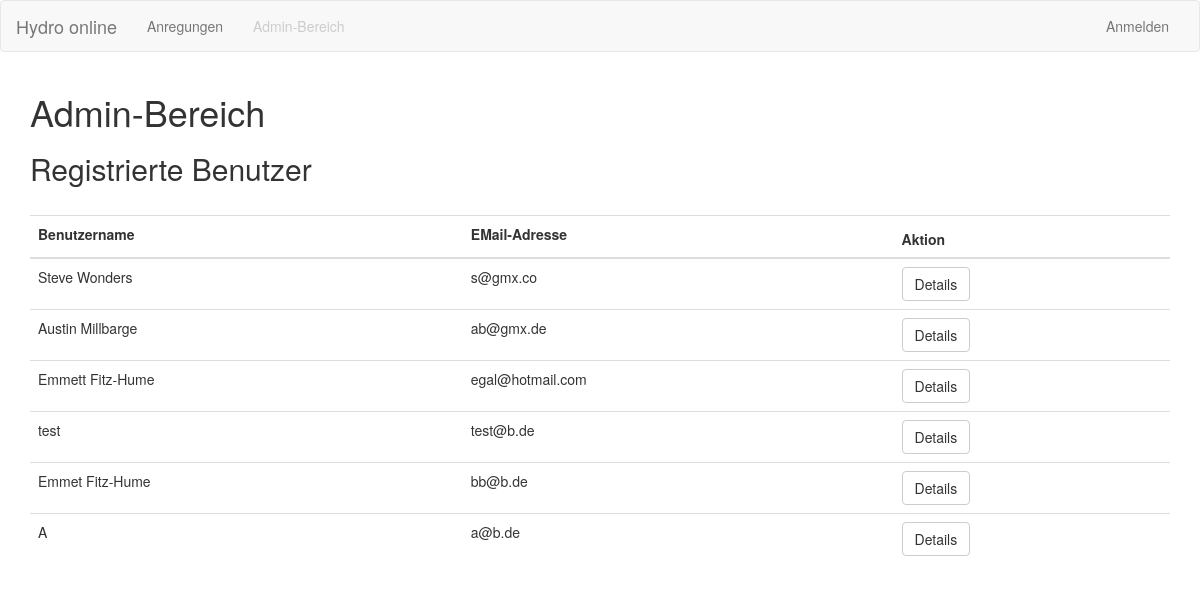
/admin, run on an earlier commit of the app's database.
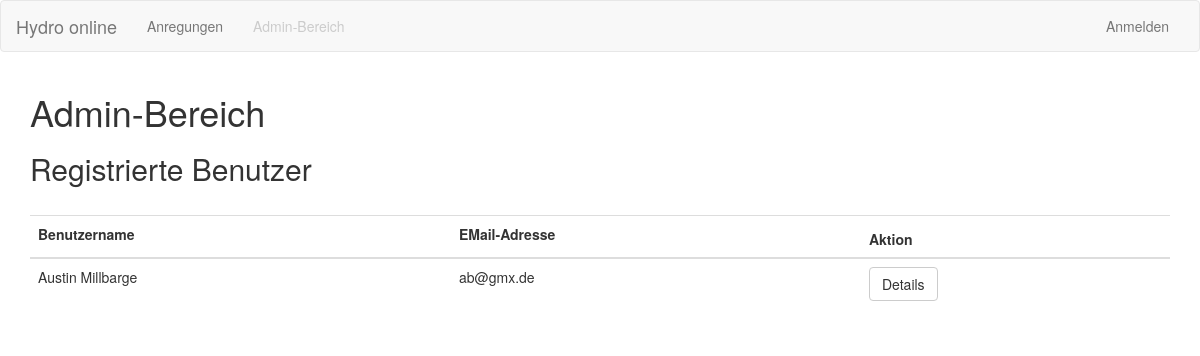
And on a later commit of the database.
### backend/models.py (models this page shows, shortened)
class User(UserMixin, db.Model):
    id = db.Column(db.Integer, primary_key=True)
    username = db.Column(db.String(64), index=True, unique=True)
    email = db.Column(db.String(120), index=True, unique=True)
    password_hash = db.Column(db.String(128))
    roles = db.relationship('Role', secondary='user_role', back_populates='users')
    pflanzen = db.relationship('Pflanze', backref='publisher', lazy='dynamic')

### backend/index.py (the view)
@app.route('/admin')
def administer():
    users = User.query.all()
    form = forms.UserForm()
    return render_template('administer.html', form=form, users=users)

### templates/administer.html (shortened to what this page needs)
{% extends "base.html" %}
{% block my_content %}
    <div class="container">
        <h1>Admin-Bereich</h1>
        <h2>Registrierte Benutzer</h2>
        <br>
        <table id="data" class="table">
            <form method="POST" action="">
            <thead>
              <tr>
                <th>
                  {{form.username.label}}
                </th>
                <th>
                  {{form.email.label}}
                </th>
                <th>
                  Aktion
                </th>
              </tr>
            </thead>
            <tbody>
            {% for user in users %}
                <tr>
                  <td>
                    {{user.username}}
                  </td>
                  <td>
                    {{user.email}}
                  </td>
                  <td>
                    <a class="btn btn-default" href="{{url_for('user_details',id=user.id, pwd='std')}}" role="button">Details</a>
                  </td>
                </tr>
             {% endfor %}
          </tbody>
        </table>
    </div>
{% endblock %}

What changed in the data, as far as the page shows it:
removed User: username "Steve Wonders", email "s@gmx.co"
removed User: username "Emmett Fitz-Hume", email "egal@hotmail.com"
removed User: username "test", email "test@b.de"
removed User: username "Emmet Fitz-Hume", email "bb@b.de"
removed User: username "A", email "a@b.de"
